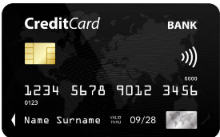
#> input picture card1.png, 220 x 137 px
$ jupyter execute --allow-errors Card_Detection.ipynb   (shell and % lines are left out)
#> lines starting #> are read from the running program, lines starting #| are printed output that depends on the picture; after the words box and inside, x2 and y2 are one past the last pixel; in counts of white or black regions, pixels touching at a corner belong together
[cell 1]
import cv2
import pytesseract

[cell 2]
img=cv2.imread('card1.png')
#> img is the input picture: shape (137, 220, 3); mean B, G, R 38.6, 40.2, 40.6
img

[cell 3]
cv2.imshow("card1", img)
cv2.waitKey(0)
cv2.destroyAllWindows()

[cell 4]
pytesseract.pytesseract.tesseract_cmd = r'C:\Program Files\Tesseract-OCR\tesseract.exe'

#> (a cell that did not finish here is left out)

[cell 6]
import re

[cell 7]
import re
import cv2
import pytesseract

img = cv2.imread("card1.png")

# Upscaled grayscale (no threshold) + thresholded copy
scale = 2
gray = cv2.cvtColor(img, cv2.COLOR_BGR2GRAY)
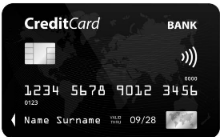
#> gray: shape (137, 220); min 0, max 255, mean 40.1
big = cv2.resize(gray, None, fx=scale, fy=scale, interpolation=cv2.INTER_CUBIC)
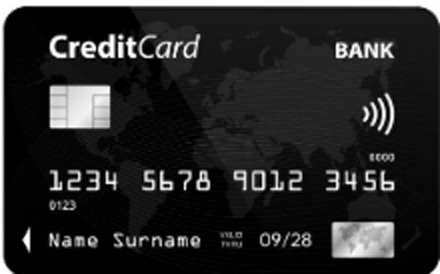
#> big: shape (274, 440); min 0, max 255, mean 40.1
_, thr = cv2.threshold(big, 0, 255, cv2.THRESH_BINARY + cv2.THRESH_OTSU)
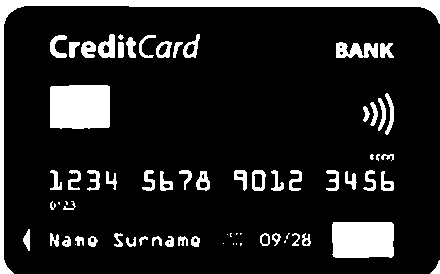
#> thr: shape (274, 440); 12.6% white; 71 white regions (15 under 20 px), largest, box (x1, y1, x2, y2) and area: (0, 0, 440, 274) 4318, (50, 85, 110, 129) 2573, (332, 222, 394, 258) 2182

#> (the rest of this cell did not finish here and is left out)

$ run again, with card2.png copied over card1.png
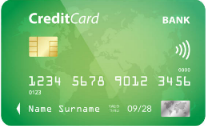
#> input picture card2.png, 206 x 126 px
#> img is the input picture: shape (126, 206, 3); mean B, G, R 112.8, 188.1, 116.6
#> `big = cv2.resize(gray, None, fx=scale, fy=scale, interpolation=cv2.INT..`:
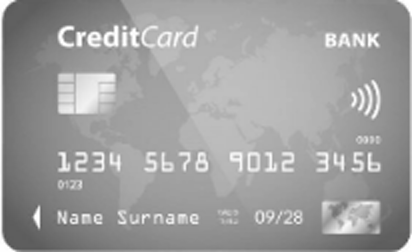
#> big: shape (252, 412); min 76, max 255, mean 158.1
#> `_, thr = cv2.threshold(big, 0, 255, cv2.THRESH_BINARY + cv2.THRESH_OTSU)`:
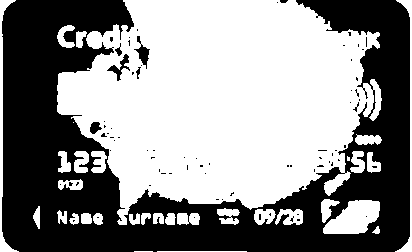
#> thr: shape (252, 412); 55.4% white; 76 black regions (69 under 20 px), largest, box (x1, y1, x2, y2) and area: (2, 0, 410, 252) 45459, (134, 36, 150, 69) 186, (107, 54, 130, 81) 179

$ run again, with card4.png copied over card1.png
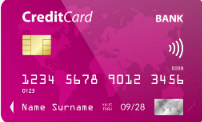
#> input picture card4.png, 202 x 122 px
#> img is the input picture: shape (122, 202, 3); mean B, G, R 126.3, 41, 183.4
#> `big = cv2.resize(gray, None, fx=scale, fy=scale, interpolation=cv2.INT..`:
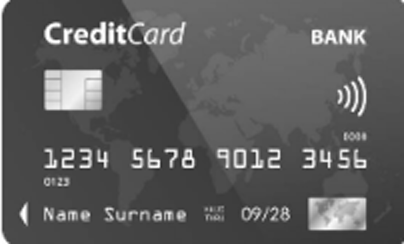
#> big: shape (244, 404); min 30, max 255, mean 93.3
#> `_, thr = cv2.threshold(big, 0, 255, cv2.THRESH_BINARY + cv2.THRESH_OTSU)`:
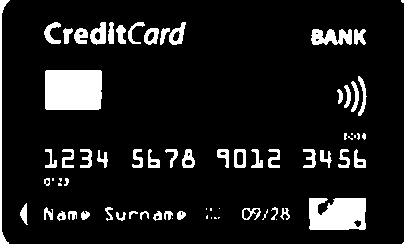
#> thr: shape (244, 404); 10.1% white; 73 white regions (20 under 20 px), largest, box (x1, y1, x2, y2) and area: (45, 70, 102, 110) 2262, (309, 198, 366, 230) 1633, (0, 0, 10, 244) 574
